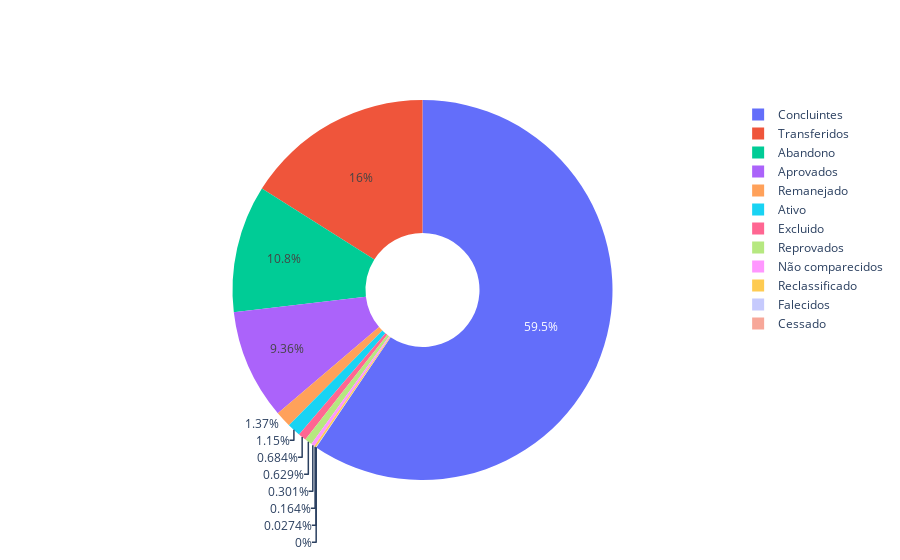

This figure's notebook cell:
### Code cell
import plotly.graph_objects as go
import numpy as np

situacao = pd.DataFrame(columns=['Situacao', 'Quantidade'])

columns = ['SIT_AL_APROV', 'SIT_AL_REPROV', 'SIT_AL_ABAND', 'SIT_AL_CONCL', 'SIT_AL_TRANSF', 'SIT_AL_FALEC', 'SIT_AL_NCOM', 'SIT_AL_EXCL', 'SIT_AL_CES', 'SIT_AL_REMAN', 'SIT_AL_RECLAS', 'SIT_AL_ATIVO']
labels = ['Aprovados', 'Reprovados', 'Abandono', 'Concluintes', 'Transferidos', 'Falecidos', 'Não comparecidos', 'Excluido', 'Cessado', 'Remanejado', 'Reclassificado', 'Ativo']

for idx, label in enumerate(labels):
    situacao.loc[idx] = list([label, np.sum(y[columns[idx]])])

fig = go.Figure(data=[go.Pie(labels=situacao['Situacao'], values=situacao['Quantidade'], hole=.3)])
fig.show()

### Figure 1 — Plotly figure (JSON) as saved in the notebook; plotly's stock layout.template omitted (floating-point values rounded to 4 significant figures)
{"data": [{"hole": 0.3, "labels": ["Aprovados", "Reprovados", "Abandono", "Concluintes", "Transferidos", "Falecidos", "Não comparecidos", "Excluido", "Cessado", "Remanejado", "Reclassificado", "Ativo"], "type": "pie", "values": [342, 23, 396, 2173, 586, 1, 11, 25, 0, 50, 6, 42]}], "layout": {}}
